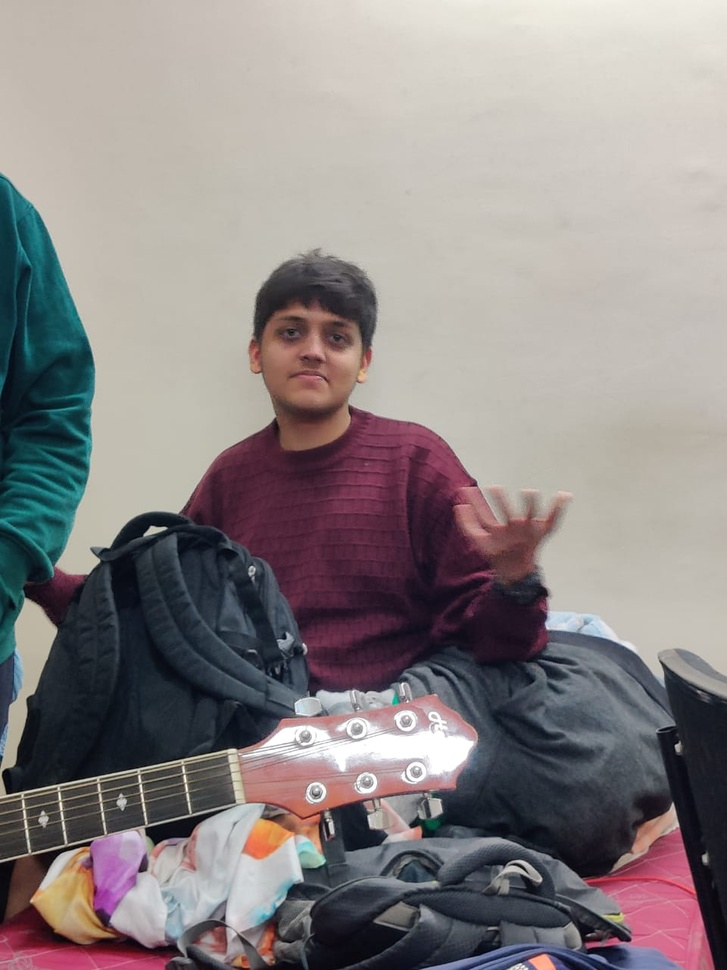
#> input picture imageProcessing/photo.jpg, 727 x 970 px, shrunk from 960 x 1280 before the run, found by its file name
$ python skin_detection.py
#> lines starting #> are read from the running program, lines starting #| are printed output that depends on the picture; after the words box and inside, x2 and y2 are one past the last pixel; in counts of white or black regions, pixels touching at a corner belong together
from cv2 import cv2
import numpy as np

def nothing(x): #function for the arguments of cv2.createTrackbar
    pass

cv2.namedWindow("Tracking") #window for tracking
cv2.createTrackbar("LH", "Tracking",0,255,nothing) #lower hue = 0
cv2.createTrackbar("LS", "Tracking",48,255,nothing) #lower saturation = 0
cv2.createTrackbar("LV", "Tracking",0,255,nothing) #lower value = 110
cv2.createTrackbar("UH", "Tracking",50,255,nothing) #upper hue = 33
cv2.createTrackbar("US", "Tracking",255,255,nothing) #upper saturation = 255
cv2.createTrackbar("UV", "Tracking",255,255,nothing) #upper value = 255

while True: # a loop that goes on unless esc key is encountered

    # refer to the image in my repo. Path: AaryenMehta/learning101/imageProcessing/Images/photo.jpg
    # used my friend's photo.XD As this picture contains a lot of colours for better skin detection.
    # can also refer to hand.jpg in the same folder
    image = cv2.imread('/home/aaryen/Desktop/photo.jpg') #reads image
#> image is the input picture: shape (970, 727, 3); mean B, G, R 132.6, 132.4, 139.2

    hsv = cv2.cvtColor(image, cv2.COLOR_BGR2HSV) #convert color from RGB to HSV
#> hsv: shape (970, 727, 3); mean H, S, V 66.3, 55.7, 145.7

    # all trackbar values given to corresponding variables

    l_h = cv2.getTrackbarPos("LH", "Tracking")
    l_s = cv2.getTrackbarPos("LS", "Tracking")
    l_v = cv2.getTrackbarPos("LV", "Tracking")

    u_h = cv2.getTrackbarPos("UH", "Tracking")
    u_s = cv2.getTrackbarPos("US", "Tracking")
    u_v = cv2.getTrackbarPos("UV", "Tracking")

    #lower bound and upper bound arrays for mask

    l_b = np.array([l_h,l_s,l_v]) #0,48,0
    u_b = np.array([u_h,u_s,u_v]) #50,255,255

    mask = cv2.inRange(hsv, l_b, u_b) #mask
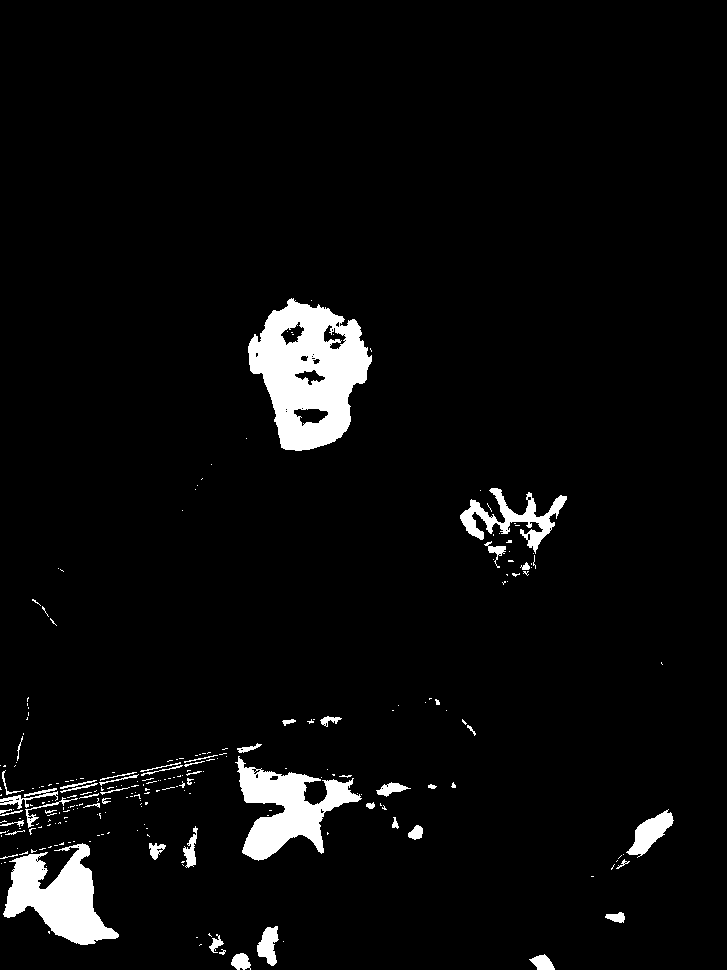
#> mask: shape (970, 727); 4.5% white; 247 white regions (196 under 20 px), largest, box (x1, y1, x2, y2) and area: (248, 298, 372, 451) 11403, (3, 843, 119, 945) 5898, (235, 756, 362, 861) 5717

    res = cv2.bitwise_and(image,image,mask=mask) #final result stored in res
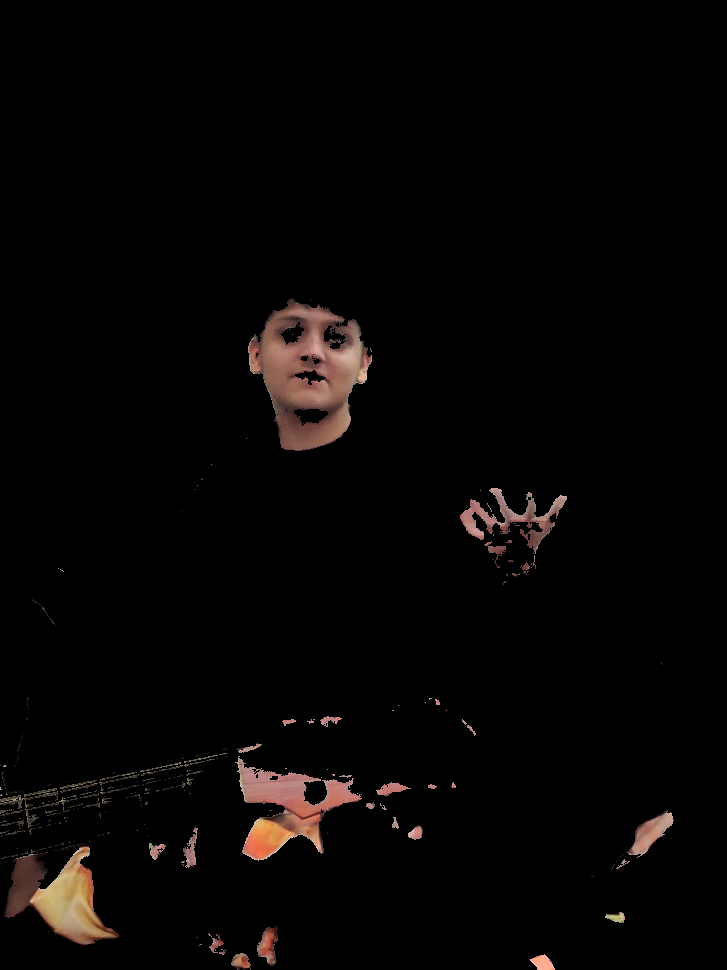
#> res: shape (970, 727, 3); mean B, G, R 4, 4.7, 6.6

    cv2.imshow("image", image) #shows input image in a window
    cv2.imshow("mask",mask) #shows mask in a window
    cv2.imshow("res", res) #shows final result, detected skin in a window
    key = cv2.waitKey(1) #stores input keys in 'key'
#> (key Esc is pressed here)

    if key == 27: #breaks the loop only if key == 'esc'
        break

$ run again, with imageProcessing/hand.jpg copied over imageProcessing/photo.jpg
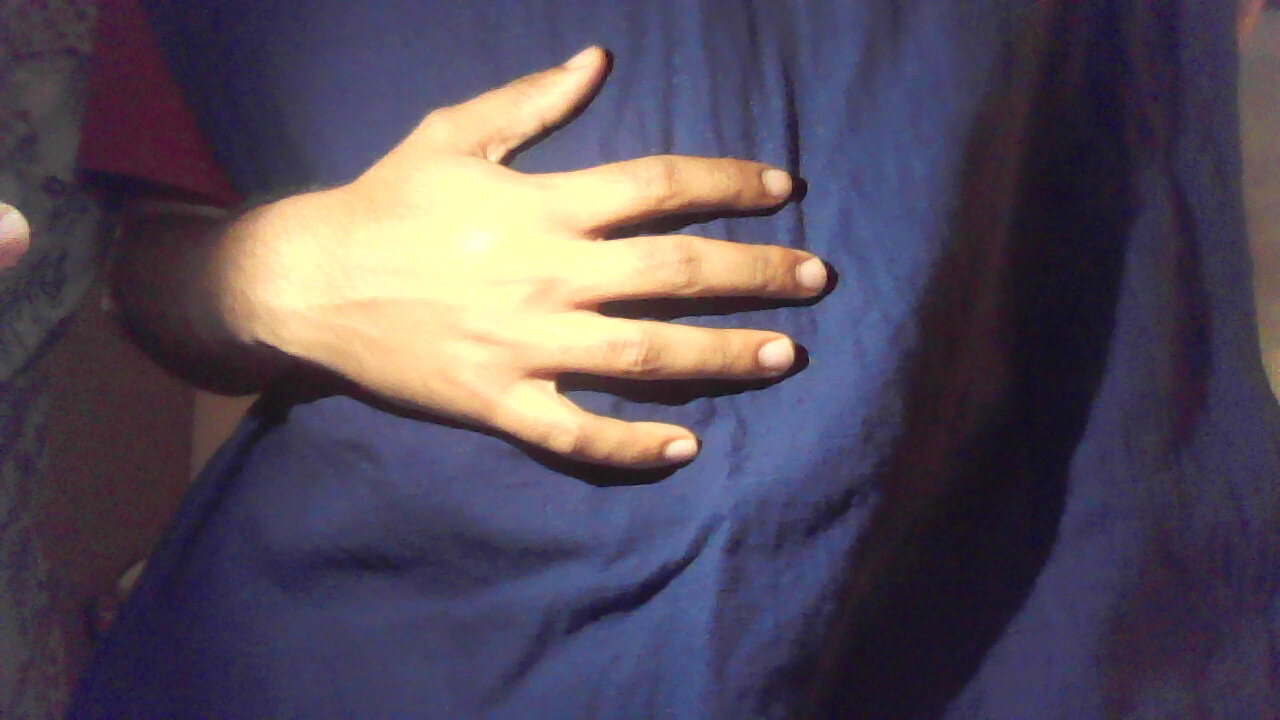
#> input picture imageProcessing/hand.jpg, 1280 x 720 px, found by its file name
#> image is the input picture: shape (720, 1280, 3); mean B, G, R 90, 75.7, 84.8
#> hsv: shape (720, 1280, 3); mean H, S, V 113.2, 91.3, 103.6
#> `mask = cv2.inRange(hsv, l_b, u_b)`:
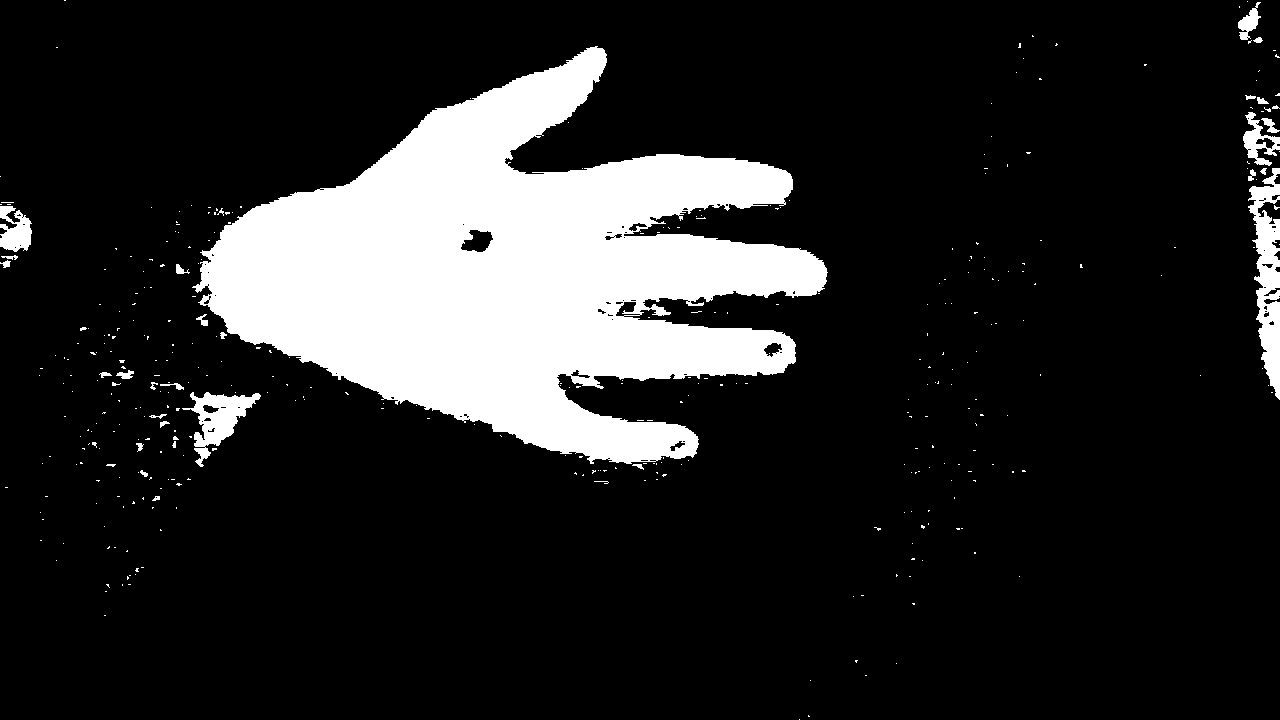
#> mask: shape (720, 1280); 15.5% white; 384 white regions (353 under 20 px), largest, box (x1, y1, x2, y2) and area: (192, 46, 828, 464) 132642, (1248, 168, 1280, 400) 3916, (182, 392, 261, 467) 2221
#> `res = cv2.bitwise_and(image,image,mask=mask)`:
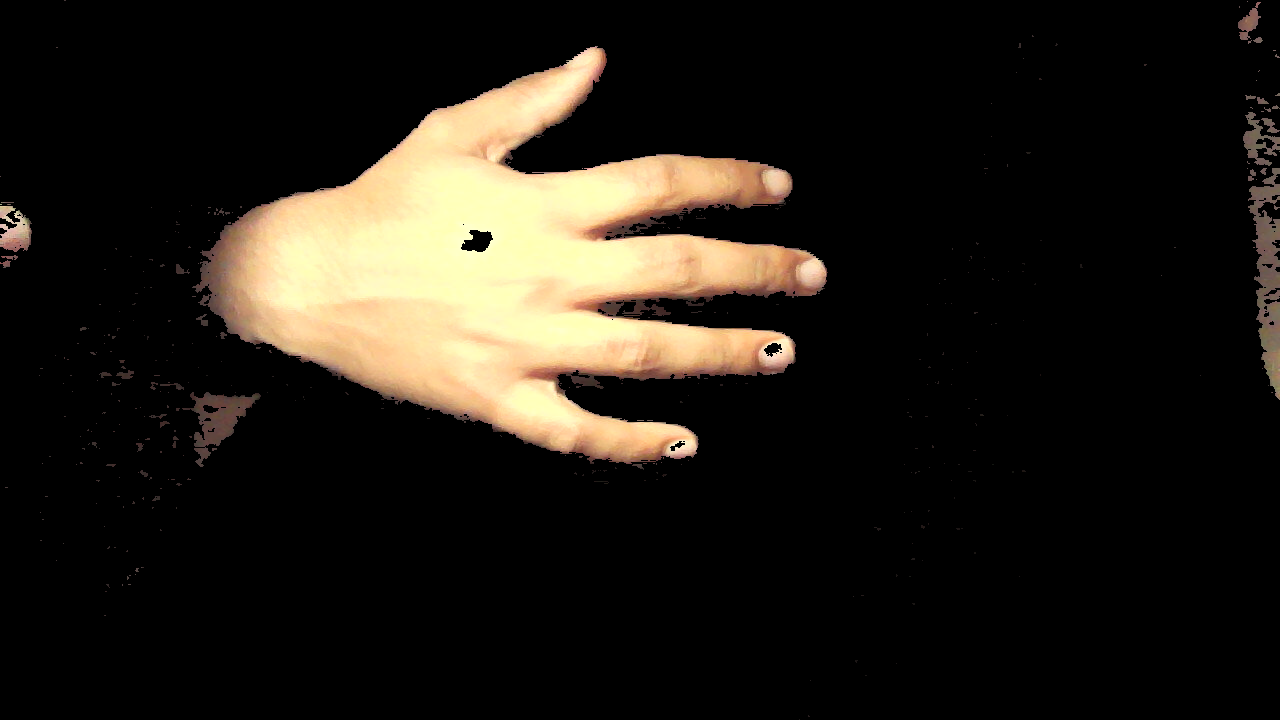
#> res: shape (720, 1280, 3); mean B, G, R 23, 30.5, 35

$ run again, with imageProcessing/armour_plate_detection.png saved as imageProcessing/photo.jpg
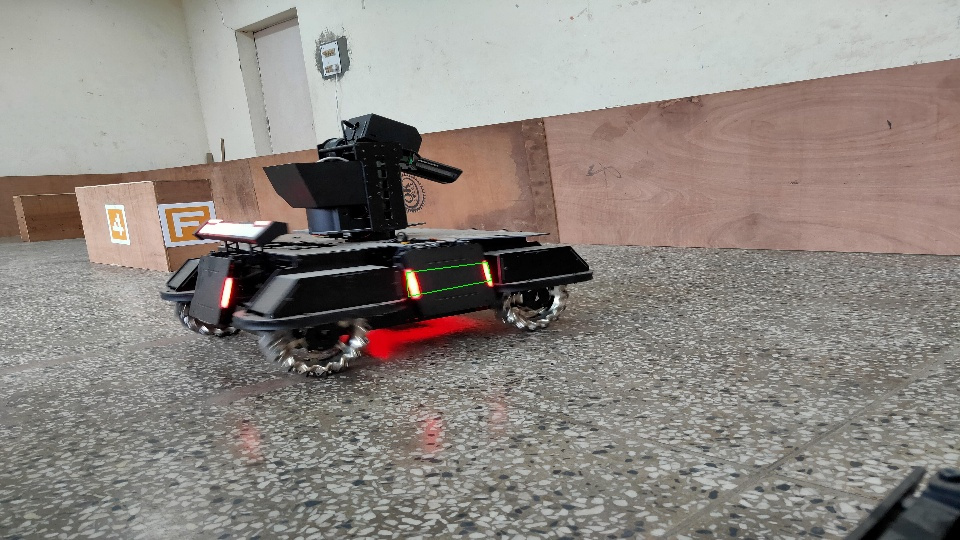
#> input picture imageProcessing/armour_plate_detection.png, 960 x 540 px, found by its file name
#> image is the input picture: shape (540, 960, 3); mean B, G, R 129.8, 135.2, 141.8
#> hsv: shape (540, 960, 3); mean H, S, V 38.5, 30.2, 143.7
#> `mask = cv2.inRange(hsv, l_b, u_b)`:
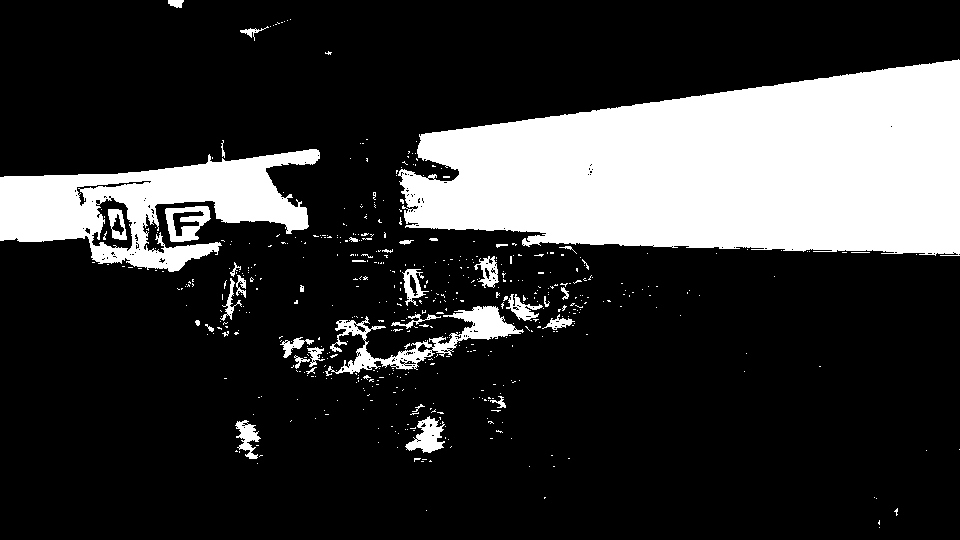
#> mask: shape (540, 960); 21.1% white; 528 white regions (491 under 20 px), largest, box (x1, y1, x2, y2) and area: (398, 59, 960, 256) 80228, (0, 149, 320, 272) 18367, (325, 306, 524, 376) 3360
#> `res = cv2.bitwise_and(image,image,mask=mask)`:
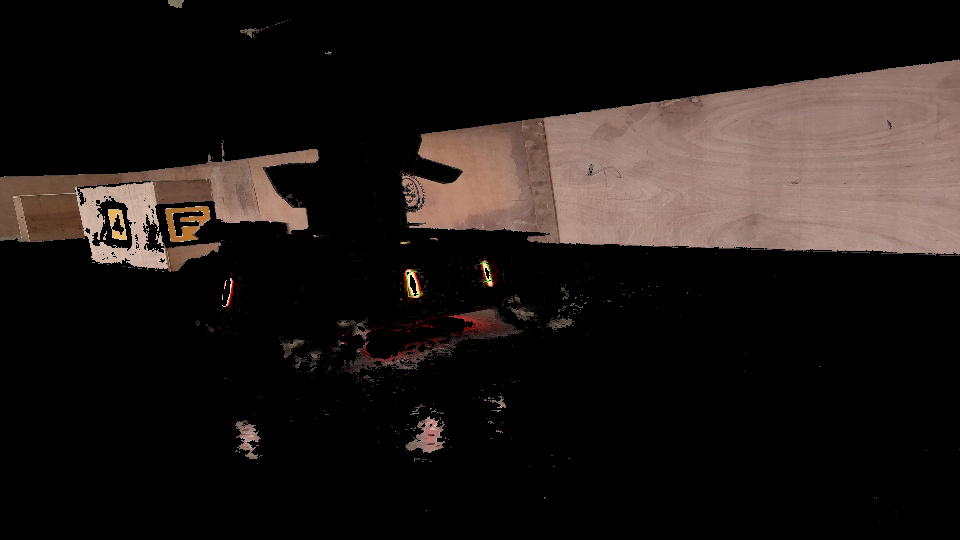
#> res: shape (540, 960, 3); mean B, G, R 22.5, 24.8, 31.2
